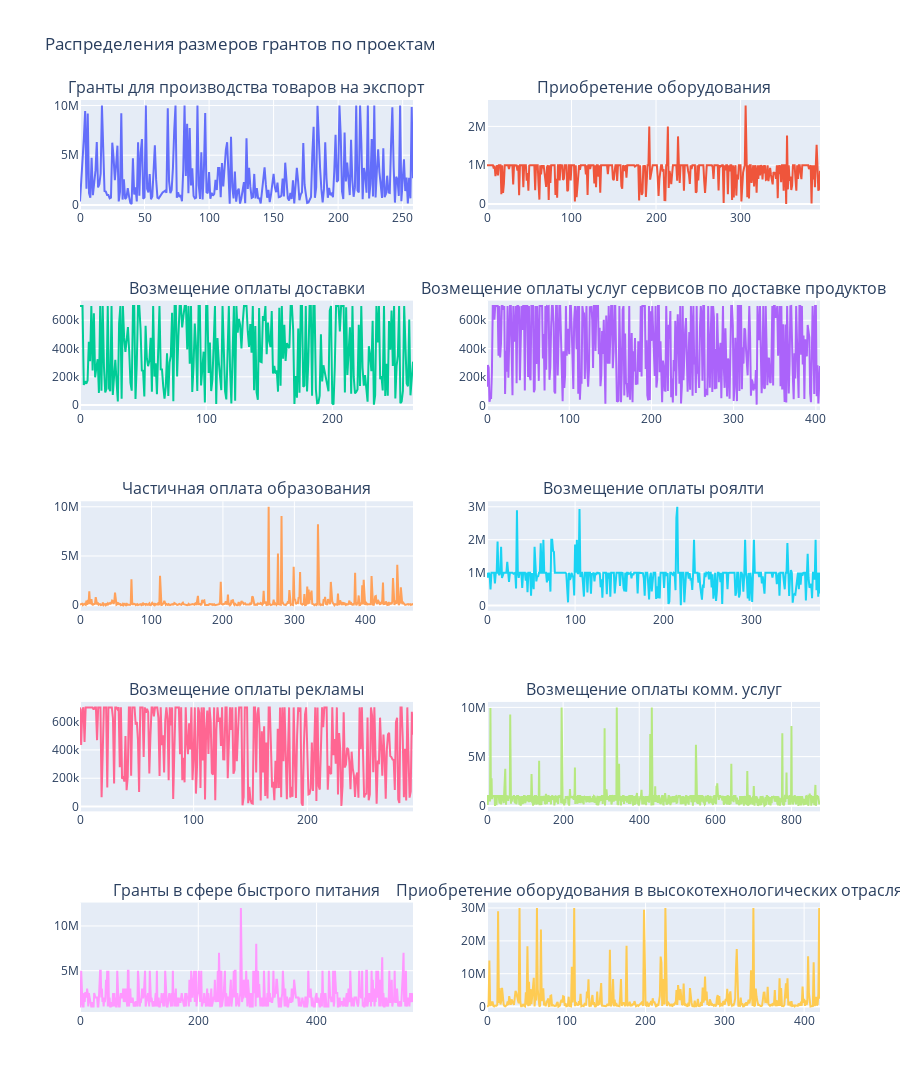

The notebook cell this image was saved under:
### Code cell
fig = make_subplots(rows=5,
                    cols=2,
                    shared_yaxes=False,
                    subplot_titles=projects)

row=1
col=1

for project in projects:
    fig.add_trace(go.Scatter(y=df_to_test[df_to_test['project_name'] == project]['amount'], name=project), row, col)

    if col % 2 == 0:
        row+=1
        col=0

    col+=1

fig.update_layout(title='Распределения размеров грантов по проектам',
                  height=1500,
                  coloraxis=dict(colorscale='Bluered_r'),
                  showlegend=False)
fig.show()

### Figure 1 — Plotly figure (JSON) as saved in the notebook; plotly's stock layout.template omitted (floating-point values rounded to 4 significant figures; data arrays with more than 128 entries replaced by an {"elided": "..."} marker saying what was removed)
{"data": [{"name": "Гранты для производства товаров на экспорт", "type": "scatter", "xaxis": "x", "y": {"elided": "259 float values"}, "yaxis": "y"}, {"name": "Приобретение оборудования", "type": "scatter", "xaxis": "x2", "y": {"elided": "395 float values"}, "yaxis": "y2"}, {"name": "Возмещение оплаты доставки", "type": "scatter", "xaxis": "x3", "y": {"elided": "265 float values"}, "yaxis": "y3"}, {"name": "Возмещение оплаты услуг сервисов по доставке продуктов", "type": "scatter", "xaxis": "x4", "y": {"elided": "406 float values"}, "yaxis": "y4"}, {"name": "Частичная оплата образования", "type": "scatter", "xaxis": "x5", "y": {"elided": "467 float values"}, "yaxis": "y5"}, {"name": "Возмещение оплаты роялти", "type": "scatter", "xaxis": "x6", "y": {"elided": "379 float values"}, "yaxis": "y6"}, {"name": "Возмещение оплаты рекламы", "type": "scatter", "xaxis": "x7", "y": {"elided": "294 float values"}, "yaxis": "y7"}, {"name": "Возмещение оплаты комм. услуг", "type": "scatter", "xaxis": "x8", "y": {"elided": "876 float values"}, "yaxis": "y8"}, {"name": "Гранты в сфере быстрого питания", "type": "scatter", "xaxis": "x9", "y": {"elided": "564 int values"}, "yaxis": "y9"}, {"name": "Приобретение оборудования в высокотехнологических отраслях", "type": "scatter", "xaxis": "x10", "y": {"elided": "421 float values"}, "yaxis": "y10"}], "layout": {"annotations": [{"font": {"size": 16}, "showarrow": false, "text": "Гранты для производства товаров на экспорт", "x": 0.225, "xanchor": "center", "xref": "paper", "y": 1, "yanchor": "bottom", "yref": "paper"}, {"font": {"size": 16}, "showarrow": false, "text": "Приобретение оборудования", "x": 0.775, "xanchor": "center", "xref": "paper", "y": 1, "yanchor": "bottom", "yref": "paper"}, {"font": {"size": 16}, "showarrow": false, "text": "Возмещение оплаты доставки", "x": 0.225, "xanchor": "center", "xref": "paper", "y": 0.78, "yanchor": "bottom", "yref": "paper"}, {"font": {"size": 16}, "showarrow": false, "text": "Возмещение оплаты услуг сервисов по доставке продуктов", "x": 0.775, "xanchor": "center", "xref": "paper", "y": 0.78, "yanchor": "bottom", "yref": "paper"}, {"font": {"size": 16}, "showarrow": false, "text": "Частичная оплата образования", "x": 0.225, "xanchor": "center", "xref": "paper", "y": 0.56, "yanchor": "bottom", "yref": "paper"}, {"font": {"size": 16}, "showarrow": false, "text": "Возмещение оплаты роялти", "x": 0.775, "xanchor": "center", "xref": "paper", "y": 0.56, "yanchor": "bottom", "yref": "paper"}, {"font": {"size": 16}, "showarrow": false, "text": "Возмещение оплаты рекламы", "x": 0.225, "xanchor": "center", "xref": "paper", "y": 0.34, "yanchor": "bottom", "yref": "paper"}, {"font": {"size": 16}, "showarrow": false, "text": "Возмещение оплаты комм. услуг", "x": 0.775, "xanchor": "center", "xref": "paper", "y": 0.34, "yanchor": "bottom", "yref": "paper"}, {"font": {"size": 16}, "showarrow": false, "text": "Гранты в сфере быстрого питания", "x": 0.225, "xanchor": "center", "xref": "paper", "y": 0.12, "yanchor": "bottom", "yref": "paper"}, {"font": {"size": 16}, "showarrow": false, "text": "Приобретение оборудования в высокотехнологических отраслях", "x": 0.775, "xanchor": "center", "xref": "paper", "y": 0.12, "yanchor": "bottom", "yref": "paper"}], "coloraxis": {"colorscale": [[0, "rgb(255,0,0)"], [1, "rgb(0,0,255)"]]}, "height": 1500, "showlegend": false, "title": {"text": "Распределения размеров грантов по проектам"}, "xaxis": {"anchor": "y", "domain": [0, 0.45]}, "xaxis10": {"anchor": "y10", "domain": [0.55, 1]}, "xaxis2": {"anchor": "y2", "domain": [0.55, 1]}, "xaxis3": {"anchor": "y3", "domain": [0, 0.45]}, "xaxis4": {"anchor": "y4", "domain": [0.55, 1]}, "xaxis5": {"anchor": "y5", "domain": [0, 0.45]}, "xaxis6": {"anchor": "y6", "domain": [0.55, 1]}, "xaxis7": {"anchor": "y7", "domain": [0, 0.45]}, "xaxis8": {"anchor": "y8", "domain": [0.55, 1]}, "xaxis9": {"anchor": "y9", "domain": [0, 0.45]}, "yaxis": {"anchor": "x", "domain": [0.88, 1]}, "yaxis10": {"anchor": "x10", "domain": [0, 0.12]}, "yaxis2": {"anchor": "x2", "domain": [0.88, 1]}, "yaxis3": {"anchor": "x3", "domain": [0.66, 0.78]}, "yaxis4": {"anchor": "x4", "domain": [0.66, 0.78]}, "yaxis5": {"anchor": "x5", "domain": [0.44, 0.56]}, "yaxis6": {"anchor": "x6", "domain": [0.44, 0.56]}, "yaxis7": {"anchor": "x7", "domain": [0.22, 0.34]}, "yaxis8": {"anchor": "x8", "domain": [0.22, 0.34]}, "yaxis9": {"anchor": "x9", "domain": [0, 0.12]}}}
